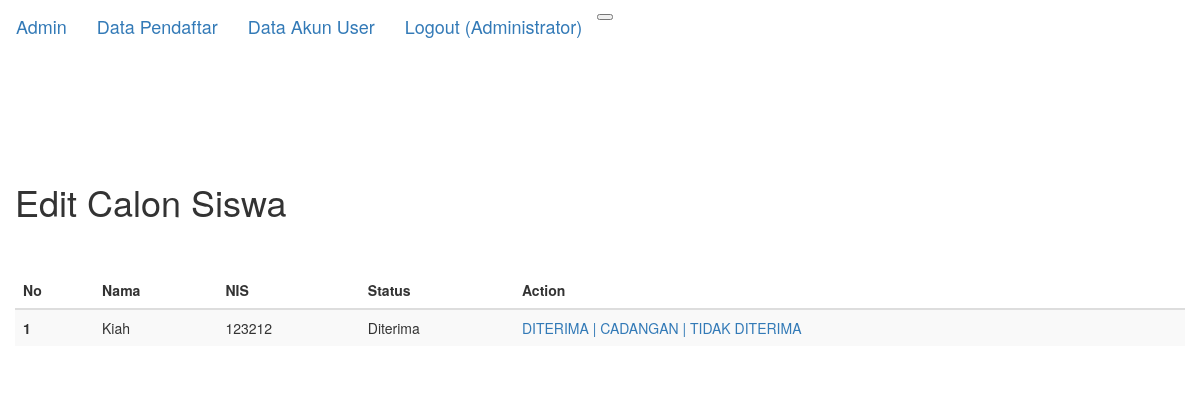
Screenshot of /editstatus.php?id=20 (signed in) with the database file from the repository.
### tables this page shows
CREATE TABLE `peserta` (
  `id` int(11) NOT NULL,
  `user_id` int(11) NOT NULL,
  `nis` int(11) NOT NULL,
  `nama` varchar(50) NOT NULL,
  `jk` varchar(20) NOT NULL,
  `ttl` varchar(50) NOT NULL,
  `alamat` text NOT NULL,
  `email` varchar(30) NOT NULL,
  `telp` varchar(20) NOT NULL,
  `nama_ortu` varchar(50) NOT NULL,
  `pekerjaan_ortu` varchar(50) NOT NULL,
  `asal_sekolah` varchar(50) NOT NULL,
  `foto` text NOT NULL,
  `NA` int(5) DEFAULT 0,
  `status` varchar(50) NOT NULL
);

### editstatus.php (the view, shortened to what this page needs)
<?php
include('koneksi.php');
?>
<!DOCTYPE html>
<html>
<head>
    <link rel="stylesheet" href="css/bootstrap.css" type="text/css">
    <link rel="stylesheet" type="text/css" href="css/bootstrap.min.css">
</head>
<body>
    <nav class="navbar fixed-top navbar-expand-lg  navbar-dark bg-dark">
        <a class="navbar-brand" href="admin.php">Admin</a>
        <a class="navbar-brand" href="data_calon.php">Data Pendaftar</a>
        <a class="navbar-brand" href="akun.php">Data Akun User</a>
        <button class="navbar-toggler" type="button" data-toggle="collapse" data-target="#navbarNavDropdown"
            aria-controls="navbarNavDropdown" aria-expanded="false" aria-label="Toggle navigation">
        </button>
        <a class="navbar-brand" href="logout.php">
            Logout (<?=$_SESSION['level'];?>)
        </a>
    </nav>
    <div class="container" style="padding-top: 70px">
        <div class="row">
            <div class="col-sm" style="padding-top: 20px">
                <h1> Edit Calon Siswa</h1>
                <br>
                <br>
                <?php if(!isset($_GET['aksi']) && !isset($_GET['view'])&& $_SESSION['level']=='Administrator' )
{ ?>
                <table class="table table-striped">
                    <thead>
                        <tr>
                            <th scope="col">No</th>
                            <th scope="col">Nama</th>
                            <th scope="col">NIS</th>
                            <th scope="col">Status</th>
                            <th scope="col">Action</th>
                        </tr>
                    </thead>
                    <?php
  	$no=1;
    $tampil = mysqli_query($db, "SELECT * FROM peserta WHERE id='$_GET[id]'");
  	while ($data=mysqli_fetch_array($tampil)){
  ?>
                    <tbody>
                        <tr>
                            <th scope="row"><?php echo $no ?></th>
                            <td><?php echo $data['nama'];?></td>
                            <td><?php echo $data['nis'];?></td>
                            <td><?php echo $data['status'];?></td>
                            <td>    <a href="?page=editstatus&aksi=terima&id=<?php echo $data['id']?>">DITERIMA |
                                    <a href="?page=editstatus&aksi=cad&id=<?php echo $data['id']?>">CADANGAN |
                                    <a href="?page=editstatus&aksi=tidak&id=<?php echo $data['id']?>">TIDAK DITERIMA</td>
                        </tr>
                    </tbody>
                    <?php
	$no++;
	}
  ?>
                </table>
                <?php
}
?>
</body>
</html>

### rows the page displays
peserta: nama "Kiah", nis "123212", status "Diterima"

### other values shown
$_SESSION['level'] "Administrator"
